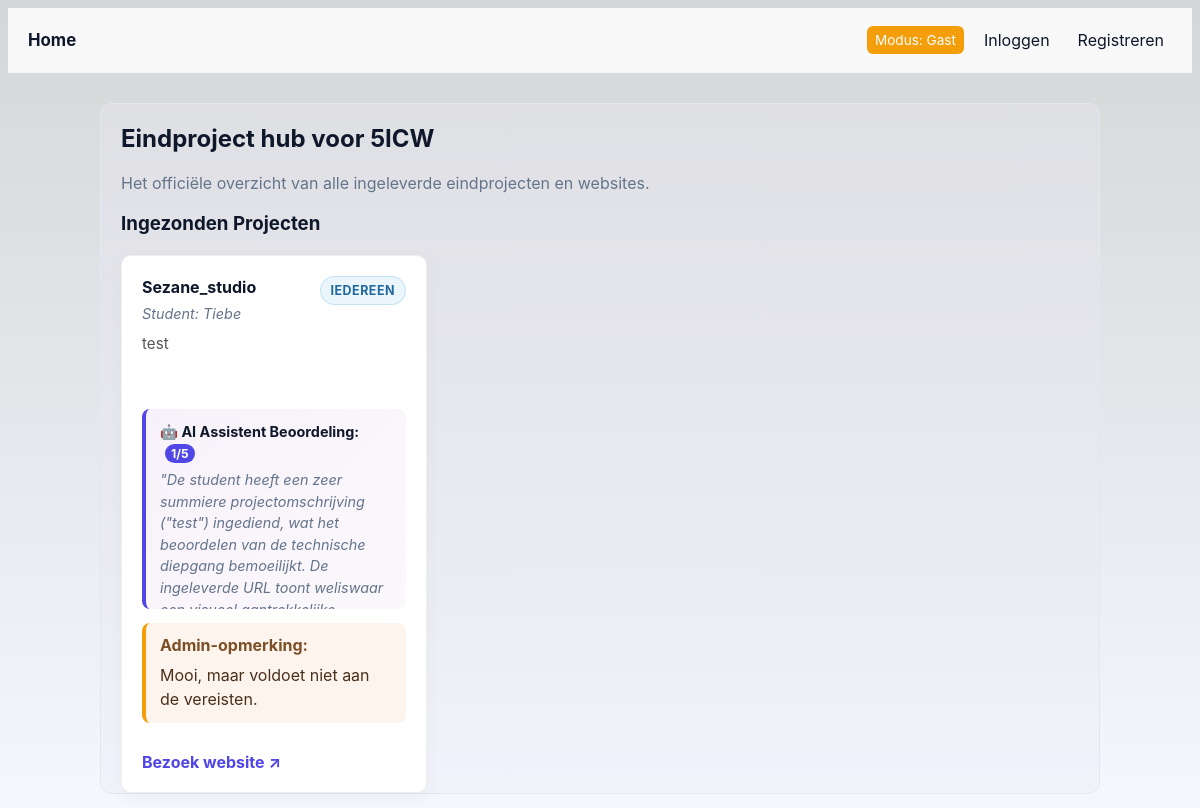
Before: / with the older database file.
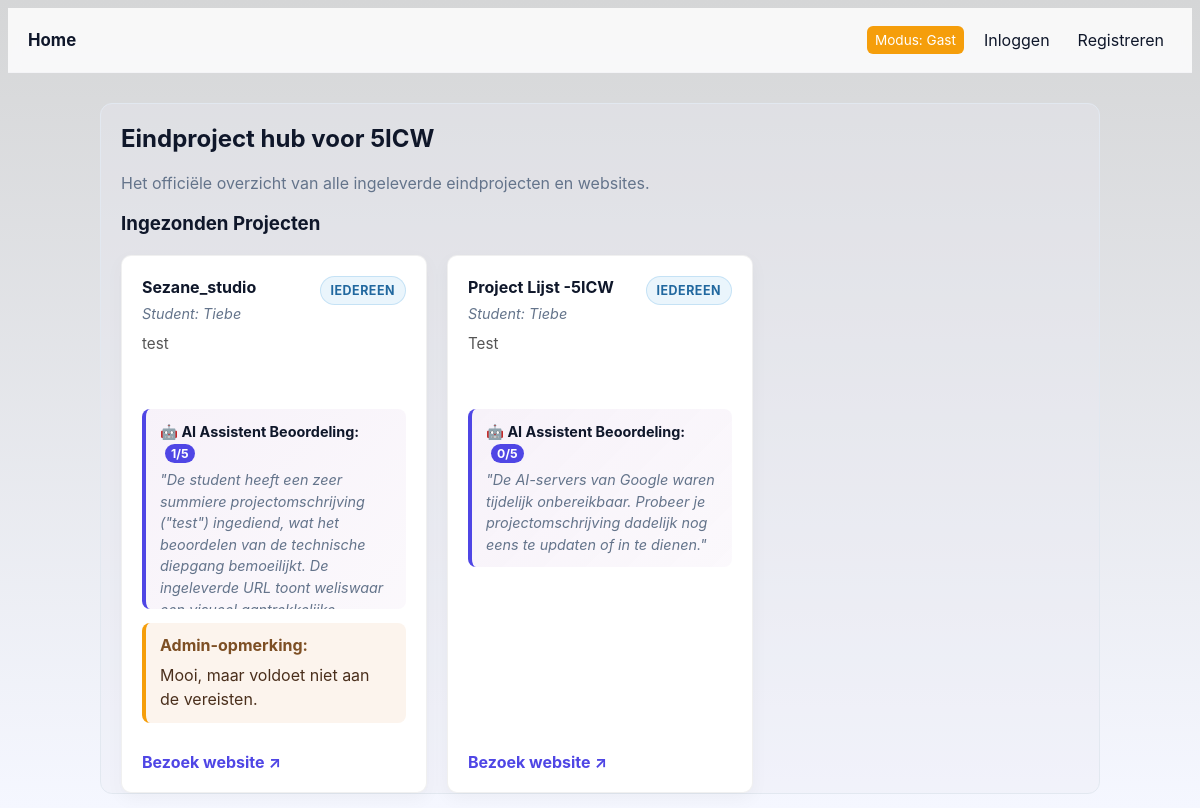
After: the same page with the newer database file.
### tables this page shows
CREATE TABLE projects (
            id INTEGER PRIMARY KEY AUTOINCREMENT,
            title TEXT NOT NULL,
            description TEXT NOT NULL,
            link TEXT,
            user_id INTEGER NOT NULL, admin_comment TEXT, visibility TEXT DEFAULT 'public', ai_score INTEGER, ai_feedback TEXT, -- HIERMEE KOPPELEN WE HET PROJECT AAN EEN GEBRUIKER
            FOREIGN KEY (user_id) REFERENCES users (id) ON DELETE CASCADE
        );

CREATE TABLE users (
            id INTEGER PRIMARY KEY AUTOINCREMENT,
            name TEXT NOT NULL,
            email TEXT UNIQUE NOT NULL,
            password_hash TEXT NOT NULL,
            verified INTEGER DEFAULT 0,
            role TEXT DEFAULT 'user'  -- HIERMEE HOUDEN WE DE ROL BIJ
        );

### app.py (the view, shortened to what this page needs)
@app.route('/')
def index():
    conn = get_db_connection()
    db = conn.cursor()
    if session.get('user_role') == 'admin':
        projecten = db.execute('''
            SELECT projects.*, users.name AS creator_name
            FROM projects
            JOIN users ON projects.user_id = users.id
        ''').fetchall()
    else:
        projecten = db.execute('''
            SELECT projects.*, users.name AS creator_name
            FROM projects
            JOIN users ON projects.user_id = users.id
            WHERE COALESCE(visibility, 'public') = 'public'
        ''').fetchall()
    conn.close()
    if 'user_name' in session:
        current_user = session['user_name']
        is_guest = False
    else:
        current_user = "Gast"
        is_guest = True
    return render_template('index.html', username=current_user, is_guest=is_guest, projecten=projecten)

### app.py (called while the page is built)
def get_db_connection():
    conn = sqlite3.connect('registrants.db')
    conn.row_factory = sqlite3.Row
    return conn

@app.context_processor
def inject_theme():
    theme = session.get('theme', 'light')
    if theme not in ['light', 'dark', 'ocean', 'dark-neon', 'soft-nature', 'sunset', 'frosted-ice', 'retro-gaming', 'coffee', 'cyberpunk']:
        theme = 'light'
    return {'theme_class': theme}

### templates/index.html (shortened to what this page needs)
{% extends "layout.html" %}
{% block content %}
    <h2>Eindproject hub voor 5ICW</h2>
    <p class="muted">Het officiële overzicht van alle ingeleverde eindprojecten en websites.</p>
    <h3>Ingezonden Projecten</h3>
    {% if projecten %}
        <div class="projects-grid">
            {% for project in projecten %}
            <div class="project-card">
                    <div>
                        <div class="project-card-header">
                            <h4>{{ project['title'] }}</h4>
                            <span class="project-visibility-pill {{ 'visibility-admin' if (project['visibility'] or 'public') == 'admin' else 'visibility-public' }}">
                                {% if (project['visibility'] or 'public') == 'admin' %}Alleen admin{% else %}Iedereen{% endif %}
                            </span>
                        </div>
                        <p class="project-meta">Student: {{ project['creator_name'] }}</p>
                        <p class="project-desc">{{ project['description'] }}</p>
                        <div class="Ai-feedback">
                            <strong style="color: var(--text);">🤖 AI Assistent Beoordeling:</strong>
                            <span style="background: var(--primary); color: white; padding: 2px 6px; border-radius: 10px; font-size: 0.85em; font-weight: bold; margin-left: 5px;">
                                {{ project['ai_score'] }}/5
                            </span>
                            <p style="margin: 5px 0 0 0; font-style: italic; color: var(--muted);">
                                    "{{ project['ai_feedback'] }}"
                            </p>
                        </div>
                        {% if project['admin_comment'] %}
                            <div class="project-admin-comment">
                                <strong>Admin-opmerking:</strong>
                                <p>{{ project['admin_comment'] }}</p>
                            </div>
                        {% endif %}
                    </div>
                    <div class="project-actions">
                        {% if project['link'] %}
                            <a href="{{ project['link'] }}" target="_blank" class="link-primary">Bezoek website ↗</a>
                        {% else %}
                            <span class="muted small italic">Geen link beschikbaar</span>
                        {% endif %}
                    </div>
                </div>
            {% endfor %}
        </div>
    {% else %}
        <p class="muted italic">Er zijn momenteel nog geen eindprojecten ingeleverd door de leerlingen.</p>
    {% endif %}
{% endblock %}

### templates/layout.html (shortened to what this page needs)
<!DOCTYPE html>
<html lang="nl">
<head>
    <link rel="stylesheet" href="{{ url_for('static', filename='style.css') }}">
</head>
<body class="{{ theme_class }}">
    <header>
        <nav>
            <a href="{{ url_for('index') }}" class="nav-logo">Home</a>
            <div class="nav-links">
                {% if session.user_id %}
                    <span>Ingelogd als: <a href="/profile" class="profile-link"><strong>{{ session.user_name }}</strong></a></span>
                    <a href="{{ url_for('upload_project') }}" class="btn btn-success">Upload Project</a>
                    {% if session.user_role == 'admin' %}
                        <a href="/admin/dashboard" class="btn btn-accent">🛠️ Admin Paneel</a>
                    {% endif %}
                    <a href="{{ url_for('logout') }}" class="btn btn-ghost">Uitloggen</a>
                {% else %}
                    <span class="badge-guest">Modus: Gast</span>
                    <a href="{{ url_for('login') }}" class="nav-link">Inloggen</a>
                    <a href="{{ url_for('register') }}" class="nav-link">Registreren</a>
                {% endif %}
            </div>
        </nav>
    </header>
    <main class="container">
        {% block content %}
        {% endblock %}
    </main>
</body>
</html>

### static/style.css (style rules this page uses)
:root { --bg: #f5f7ff; --bg-gradient: #d5d6d7; --card: #ffffff; --muted: #64748b; --primary: #4f46e5; --primary-light: #818cf8; --accent: #f59e0b; --success: #10b981; --danger: #ef4444; --text: #0f172a; --border: #e2e8f0; --glass: rgba(234, 234, 244, 0.34); }
* { box-sizing: border-box }
html,body { height:100% }
body { font-family: Inter, system-ui, -apple-system, 'Segoe UI', Roboto, 'Helvetica Neue', Arial; background: linear-gradient(180deg, var(--bg-gradient) 0%, var(--bg) 100%); background-attachment: fixed; color:var(--text); min-height:100%; -webkit-font-smoothing:antialiased; }
.container { background:var(--glass); border:1px solid var(--border); border-radius:12px; max-width:1000px; margin:30px auto; padding:0 20px; }
header nav { display:flex; justify-content:space-between; align-items:center; gap:16px; padding:16px 20px; background:rgba(255,255,255,0.82); backdrop-filter: blur(6px); border-bottom:1px solid var(--glass); }
.nav-logo { font-weight:700; color:var(--text); text-decoration:none; font-size:1.05rem; }
.Ai-feedback { max-height: 200px; overflow-y: auto; padding: 12px 14px; background: linear-gradient(135deg, rgba(155, 89, 182, 0.08) 0%, rgba(155, 89, 182, 0.04) 100%); border-left: 4px solid var(--primary); border-radius: 8px; margin-top: 15px; font-size: 0.9em; line-height: 1.5; scroll-behavior: smooth; }
.nav-links { display:flex;align-items:center;gap:12px }
.nav-links a { color:var(--text);text-decoration:none;padding:6px 8px;border-radius:6px }
.badge-guest { background:var(--accent);color:white;padding:6px 8px;border-radius:6px;font-size:0.85rem }
.project-card-header { display:flex;align-items:center;justify-content:space-between;gap:10px;flex-wrap:wrap }
.project-visibility-pill { font-size:0.78rem;padding:6px 10px;border-radius:999px;font-weight:700;text-transform:uppercase;letter-spacing:.04em }
.visibility-public { background:rgba(52,152,219,0.1);color:#21689f;border:1px solid rgba(52,152,219,0.2) }
.projects-grid { display:grid;grid-template-columns:repeat(auto-fill,minmax(280px,1fr));gap:20px;margin-top:20px }
.project-card { border:1px solid rgba(0,0,0,0.06);padding:20px;border-radius:10px;background:var(--card);box-shadow:0 6px 18px rgba(15,20,25,0.04);display:flex;flex-direction:column;justify-content:space-between }
.project-card h4 { margin:0 0 6px 0;color:var(--text) }
.project-meta { margin:0 0 12px 0;font-size:0.9rem;color:var(--muted);font-style:italic }
.muted { color:var(--muted) }
.link-primary { color:var(--primary);text-decoration:none;font-weight:700 }
.project-desc { font-size:0.95rem;color:#555;min-height:60px;margin-top:0 }
.project-actions { display:flex;justify-content:space-between;align-items:center;margin-top:15px }
.project-admin-comment { background:rgba(211,115,26,0.08);border-left:4px solid var(--accent);padding:12px 14px;margin:14px 0;border-radius:8px;color:#7d4f24 }
.project-admin-comment p { margin:8px 0 0 0;color:#4a2f1c;line-height:1.5 }

Changed rows visible on the page:
added projects: title "Project Lijst -5ICW", visibility "IEDEREEN", creator_name "Tiebe", description "Test", ai_score "0", ai_feedback "De AI-servers van Google waren tijdelijk onbereikbaar. Probeer je projectomschrijving dadelijk nog eens te updaten of in te dienen."
